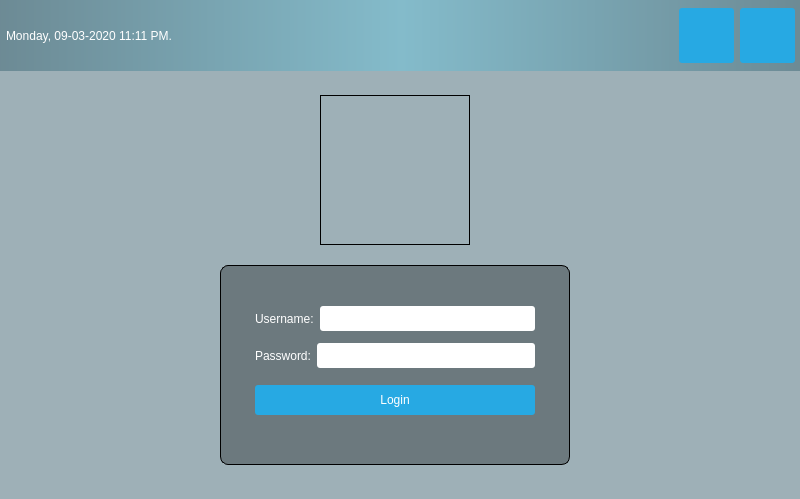
<?xml version="1.0" encoding="UTF-8"?>
<ui version="4.0">
 <class>MainWindow</class>
 <widget class="QMainWindow" name="MainWindow">
  <property name="geometry">
   <rect>
    <x>0</x>
    <y>0</y>
    <width>800</width>
    <height>499</height>
   </rect>
  </property>
  <property name="windowTitle">
   <string>MainWindow</string>
  </property>
  <property name="styleSheet">
   <string notr="true">#centralwidget { background: rgba(32,80,96,100);}

#topPanel{
background:
qlineargradient(spread:reflect, x1:0.5, y1:0, x2:0, y2:0, stop:0 rgba(91, 204, 233, 100), stop:1 rgba(32, 80, 96, 100));
}

#loginForm{
background: rgba(0,0,0,80);
border-radius: 8px;
}

QLabel{color: White;}
QLineEdit{border-radius: 3px;}

QPushButton{
	color: White;
	background-color: #27a9e3;
	border-width: 0px;
	border-radius: 3px;
}

QPushButton:hover { background-color: #66c011;}
</string>
  </property>
  <widget class="QWidget" name="centralwidget">
   <widget class="QWidget" name="horizontalLayoutWidget">
    <property name="geometry">
     <rect>
      <x>10</x>
      <y>90</y>
      <width>771</width>
      <height>161</height>
     </rect>
    </property>
    <layout class="QHBoxLayout" name="horizontalLayout_2">
     <property name="topMargin">
      <number>0</number>
     </property>
     <property name="bottomMargin">
      <number>0</number>
     </property>
     <item>
      <widget class="QLabel" name="logo">
       <property name="sizePolicy">
        <sizepolicy hsizetype="Fixed" vsizetype="Fixed">
         <horstretch>0</horstretch>
         <verstretch>0</verstretch>
        </sizepolicy>
       </property>
       <property name="minimumSize">
        <size>
         <width>150</width>
         <height>150</height>
        </size>
       </property>
       <property name="maximumSize">
        <size>
         <width>150</width>
         <height>150</height>
        </size>
       </property>
       <property name="styleSheet">
        <string notr="true">border: 1px solid</string>
       </property>
       <property name="text">
        <string/>
       </property>
      </widget>
     </item>
    </layout>
   </widget>
   <widget class="QWidget" name="horizontalLayoutWidget_2">
    <property name="geometry">
     <rect>
      <x>140</x>
      <y>260</y>
      <width>511</width>
      <height>211</height>
     </rect>
    </property>
    <layout class="QHBoxLayout" name="horizontalLayout_3">
     <property name="topMargin">
      <number>0</number>
     </property>
     <item>
      <widget class="QWidget" name="loginForm" native="true">
       <property name="sizePolicy">
        <sizepolicy hsizetype="Fixed" vsizetype="Fixed">
         <horstretch>0</horstretch>
         <verstretch>0</verstretch>
        </sizepolicy>
       </property>
       <property name="minimumSize">
        <size>
         <width>350</width>
         <height>200</height>
        </size>
       </property>
       <property name="styleSheet">
        <string notr="true">#loginForm {border: 1px solid}</string>
       </property>
       <layout class="QVBoxLayout" name="verticalLayout">
        <property name="leftMargin">
         <number>35</number>
        </property>
        <property name="topMargin">
         <number>0</number>
        </property>
        <property name="rightMargin">
         <number>35</number>
        </property>
        <item>
         <spacer name="verticalSpacer_4">
          <property name="orientation">
           <enum>Qt::Vertical</enum>
          </property>
          <property name="sizeType">
           <enum>QSizePolicy::Fixed</enum>
          </property>
          <property name="sizeHint" stdset="0">
           <size>
            <width>20</width>
            <height>35</height>
           </size>
          </property>
         </spacer>
        </item>
        <item>
         <layout class="QHBoxLayout" name="horizontalLayout_5">
          <property name="sizeConstraint">
           <enum>QLayout::SetNoConstraint</enum>
          </property>
          <item>
           <widget class="QLabel" name="label">
            <property name="enabled">
             <bool>true</bool>
            </property>
            <property name="maximumSize">
             <size>
              <width>16777215</width>
              <height>25</height>
             </size>
            </property>
            <property name="text">
             <string>Username:</string>
            </property>
           </widget>
          </item>
          <item>
           <widget class="QLineEdit" name="username">
            <property name="sizePolicy">
             <sizepolicy hsizetype="Expanding" vsizetype="Fixed">
              <horstretch>0</horstretch>
              <verstretch>0</verstretch>
             </sizepolicy>
            </property>
            <property name="minimumSize">
             <size>
              <width>0</width>
              <height>25</height>
             </size>
            </property>
            <property name="maximumSize">
             <size>
              <width>16777215</width>
              <height>25</height>
             </size>
            </property>
           </widget>
          </item>
         </layout>
        </item>
        <item>
         <layout class="QHBoxLayout" name="horizontalLayout_4">
          <item>
           <widget class="QLabel" name="label_2">
            <property name="sizePolicy">
             <sizepolicy hsizetype="Fixed" vsizetype="Preferred">
              <horstretch>0</horstretch>
              <verstretch>0</verstretch>
             </sizepolicy>
            </property>
            <property name="minimumSize">
             <size>
              <width>0</width>
              <height>25</height>
             </size>
            </property>
            <property name="maximumSize">
             <size>
              <width>16777215</width>
              <height>25</height>
             </size>
            </property>
            <property name="text">
             <string>Password:</string>
            </property>
           </widget>
          </item>
          <item>
           <widget class="QLineEdit" name="password">
            <property name="sizePolicy">
             <sizepolicy hsizetype="Expanding" vsizetype="Fixed">
              <horstretch>0</horstretch>
              <verstretch>0</verstretch>
             </sizepolicy>
            </property>
            <property name="minimumSize">
             <size>
              <width>0</width>
              <height>25</height>
             </size>
            </property>
            <property name="maximumSize">
             <size>
              <width>16777215</width>
              <height>25</height>
             </size>
            </property>
           </widget>
          </item>
         </layout>
        </item>
        <item>
         <spacer name="verticalSpacer_2">
          <property name="orientation">
           <enum>Qt::Vertical</enum>
          </property>
          <property name="sizeType">
           <enum>QSizePolicy::Fixed</enum>
          </property>
          <property name="sizeHint" stdset="0">
           <size>
            <width>20</width>
            <height>5</height>
           </size>
          </property>
         </spacer>
        </item>
        <item>
         <widget class="QPushButton" name="loginButton">
          <property name="sizePolicy">
           <sizepolicy hsizetype="Minimum" vsizetype="Fixed">
            <horstretch>0</horstretch>
            <verstretch>0</verstretch>
           </sizepolicy>
          </property>
          <property name="minimumSize">
           <size>
            <width>0</width>
            <height>30</height>
           </size>
          </property>
          <property name="text">
           <string>Login</string>
          </property>
         </widget>
        </item>
        <item>
         <spacer name="verticalSpacer_3">
          <property name="orientation">
           <enum>Qt::Vertical</enum>
          </property>
          <property name="sizeType">
           <enum>QSizePolicy::Fixed</enum>
          </property>
          <property name="sizeHint" stdset="0">
           <size>
            <width>20</width>
            <height>35</height>
           </size>
          </property>
         </spacer>
        </item>
       </layout>
      </widget>
     </item>
    </layout>
   </widget>
   <widget class="QWidget" name="topPanel" native="true">
    <property name="geometry">
     <rect>
      <x>0</x>
      <y>0</y>
      <width>801</width>
      <height>71</height>
     </rect>
    </property>
    <layout class="QHBoxLayout" name="horizontalLayout">
     <property name="leftMargin">
      <number>6</number>
     </property>
     <property name="rightMargin">
      <number>6</number>
     </property>
     <item>
      <widget class="QLabel" name="currentDateTime">
       <property name="text">
        <string>Monday, 09-03-2020 11:11 PM.</string>
       </property>
      </widget>
     </item>
     <item>
      <spacer name="horizontalSpacer">
       <property name="orientation">
        <enum>Qt::Horizontal</enum>
       </property>
       <property name="sizeHint" stdset="0">
        <size>
         <width>40</width>
         <height>20</height>
        </size>
       </property>
      </spacer>
     </item>
     <item>
      <widget class="QPushButton" name="restartButton">
       <property name="minimumSize">
        <size>
         <width>55</width>
         <height>55</height>
        </size>
       </property>
       <property name="text">
        <string/>
       </property>
      </widget>
     </item>
     <item>
      <widget class="QPushButton" name="shutdownButton">
       <property name="minimumSize">
        <size>
         <width>55</width>
         <height>55</height>
        </size>
       </property>
       <property name="text">
        <string/>
       </property>
      </widget>
     </item>
    </layout>
   </widget>
  </widget>
 </widget>
 <resources/>
 <connections/>
</ui>
